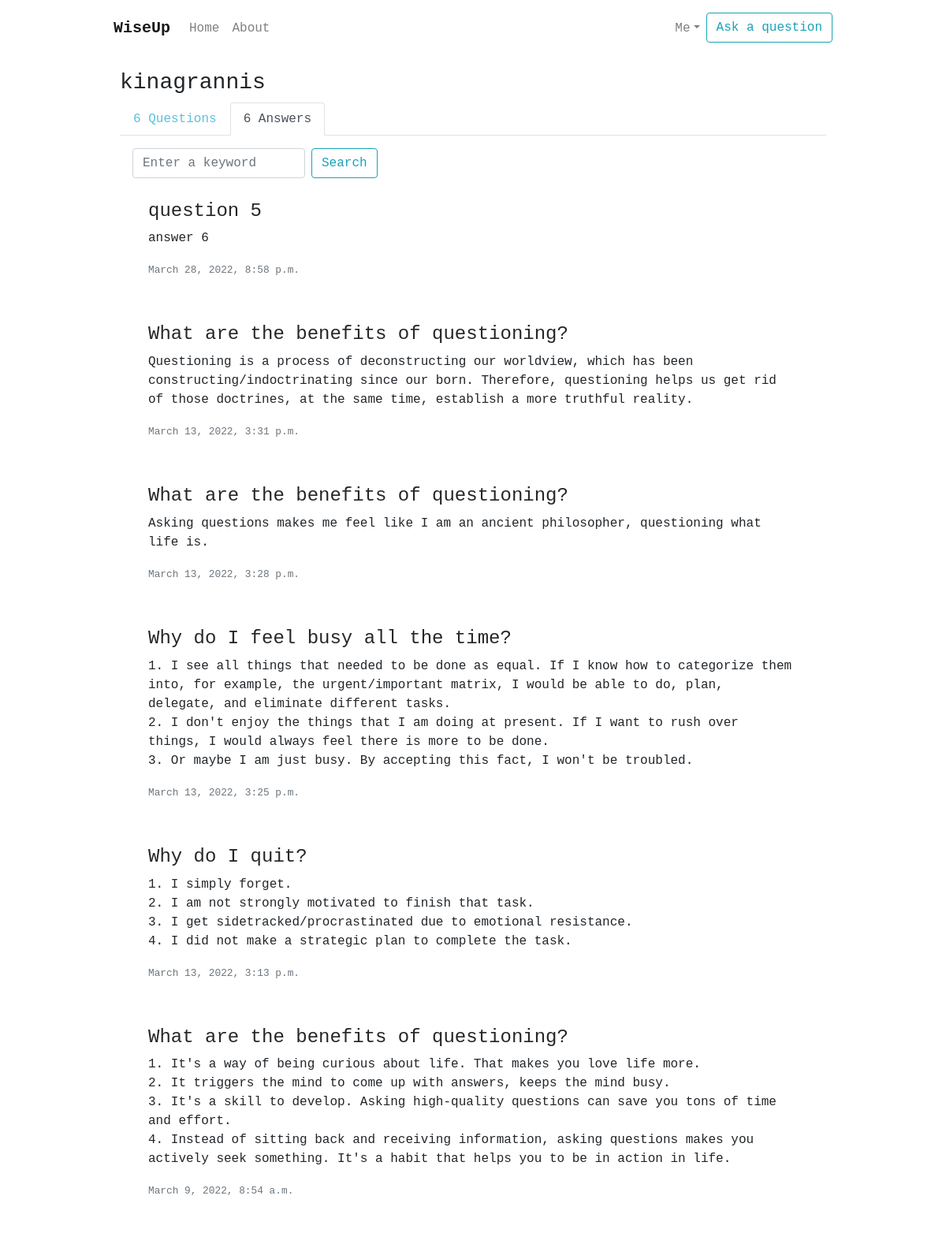
/user-answers/kinagrannis/, run on the app's committed database.
### wiseup/models.py (models this page shows, shortened)
class Answer(models.Model):
    content = models.TextField()
    date = models.DateTimeField(auto_now_add=True)
    user = models.ForeignKey(User, on_delete=models.CASCADE)
    question = models.ForeignKey(Question, related_name='answers', on_delete=models.CASCADE)
    class Meta:
        ordering = ['-date']

class Question(models.Model):
    content = models.CharField(max_length=200)
    date = models.DateTimeField(auto_now_add=True)
    user = models.ForeignKey(User, on_delete=models.CASCADE)
    class Meta:
        ordering = ['-date']

### wiseup/views.py (the view)
# urls.py: path('user-answers/<str:username>/', UserAnswerListView.as_view(), name='user-answers'),
class UserAnswerListView(ListView):
    model = Answer
    template_name = 'wiseup/user_answers.html'
    context_object_name = 'answers'
    paginate_by = 7
    def get_queryset(self):
        user = get_object_or_404(User, username=self.kwargs.get('username'))
        queryset = Answer.objects.filter(user=user).order_by('-date')
        if self.request.GET.get("search"):
            input = self.request.GET.get("search")
            queryset = Answer.objects.filter(Q(user=user) & Q(content__icontains=input) | Q(question__content__icontains=input)).order_by('-date')
        return queryset
    def get_context_data(self, **kwargs):
        user = get_object_or_404(User, username=self.kwargs.get('username'))
        context = super().get_context_data(**kwargs)
        context['questions'] = Question.objects.filter(user=user).order_by('-date')
        context['total_answer_count'] = Answer.objects.filter(user=user).count()
        context['total_question_count'] = Question.objects.filter(user=user).count()
        context['user'] = user
        context['owner'] = self.request.user
        context['search_term'] = self.request.GET.get("search")
        return context

### wiseup/templates/wiseup/user_answers.html (shortened to what this page needs)
{% extends "wiseup/base.html" %}{% load static %}{% load query_highlight %}{% block content %}
<div class="d-flex flex-column p-2">
  <div class="m-3 pb-3">
    <h3>{{ user.username }}</h3>
    <ul class="nav nav-tabs">
      <li class="nav-item">
        <a class="nav-link" href="{% url 'user-questions' user.username %}">{{ total_question_count }} Questions</a>
      </li>
      <li class="nav-item">
        <a class="nav-link" href="{% url 'user-answers' user.username %}">{{ total_answer_count }} Answers</a>
      </li>
    </ul>
    <div class="p-3">
      <form method="GET" class="form-inline my-2 my-lg-0 pb-3">
        <input name="search" class="form-control mr-sm-2" required type="search" placeholder="Enter a keyword" aria-label="Search">
        <button class="btn btn-outline-info my-2 my-sm-0" type="submit">Search</button>
      </form>
        {% for answer in answers %}
        <ul class="list-group">
          <li class="list-group-item borderless mb-3">
            <h4><a
                  class="question-title"
                  href="{% url 'question-detail' answer.question.id %}"
                  >{% if search_term == None %}{{ answer.question.content|linebreaksbr }}
                  {% else %}{{ answer.question.content|highlight:search_term|linebreaksbr }}
                  {% endif %}</a
                ></h4>
            <p>
              {% if search_term == None %}{{ answer.content|linebreaksbr }}
              {% else %}{{ answer.content|highlight:search_term|linebreaksbr }}
              {% endif %}</p>
              <small class="text-muted">{{ answer.date }} </small>
          </li>
        </ul>
        {% endfor %}
    </div>
  </div>
</div>
{% endblock content %}

### wiseup/static/css/main.css (style rules this page uses)
.monaco { font-family: "Monaco", monospace; }
li.borderless { border: 0 none; }
a.question-title { color: rgba(0, 0, 0, 0.85); }
a:link { text-decoration: none; }
a.nav-link { color: #5bc0de; }

### data on the page
Answer: question.content "question 5", content "answer 6", date "March 28, 2022, 8:58 p.m."
Answer: question.content "What are the benefits of questioning?", content "Questioning is a process of deconstructing our worldview, which has been constructing/indoctrinating since our born. Therefore, questioning helps us get rid of those doctrines, at the same time, establish a more truthful reality.", date "March 13, 2022, 3:31 p.m."
Answer: question.content "What are the benefits of questioning?", content "Asking questions makes me feel like I am an ancient philosopher, questioning what life is.", date "March 13, 2022, 3:28 p.m."
Answer: question.content "Why do I feel busy all the time?", content "1. I see all things that needed to be done as equal. If I know how to categorize them into, for example, the urgent/important matrix, I would be able to do, plan, delegate, and eliminate different tasks. 2. I don't enjoy the things that I am doing at present. If I want to rush over things, I would always feel there is more to be done. 3. Or maybe I am just busy. By accepting this fact, I won't be troubled.", date "March 13, 2022, 3:25 p.m."
Answer: question.content "Why do I quit?", content "1. I simply forget. 2. I am not strongly motivated to finish that task. 3. I get sidetracked/procrastinated due to emotional resistance. 4. I did not make a strategic plan to complete the task.", date "March 13, 2022, 3:13 p.m."
Answer: question.content "What are the benefits of questioning?", content "1. It's a way of being curious about life. That makes you love life more. 2. It triggers the mind to come up with answers, keeps the mind busy. 3. It's a skill to develop. Asking high-quality questions can save you tons of time and effort. 4. Instead of sitting back and receiving information, asking questions makes you actively seek something. It's a habit that helps you to be in action in life.", date "March 9, 2022, 8:54 a.m."

### other printed values
{{ user.username }} "kinagrannis"
{{ total_question_count }} "6"
{{ total_answer_count }} "6"
